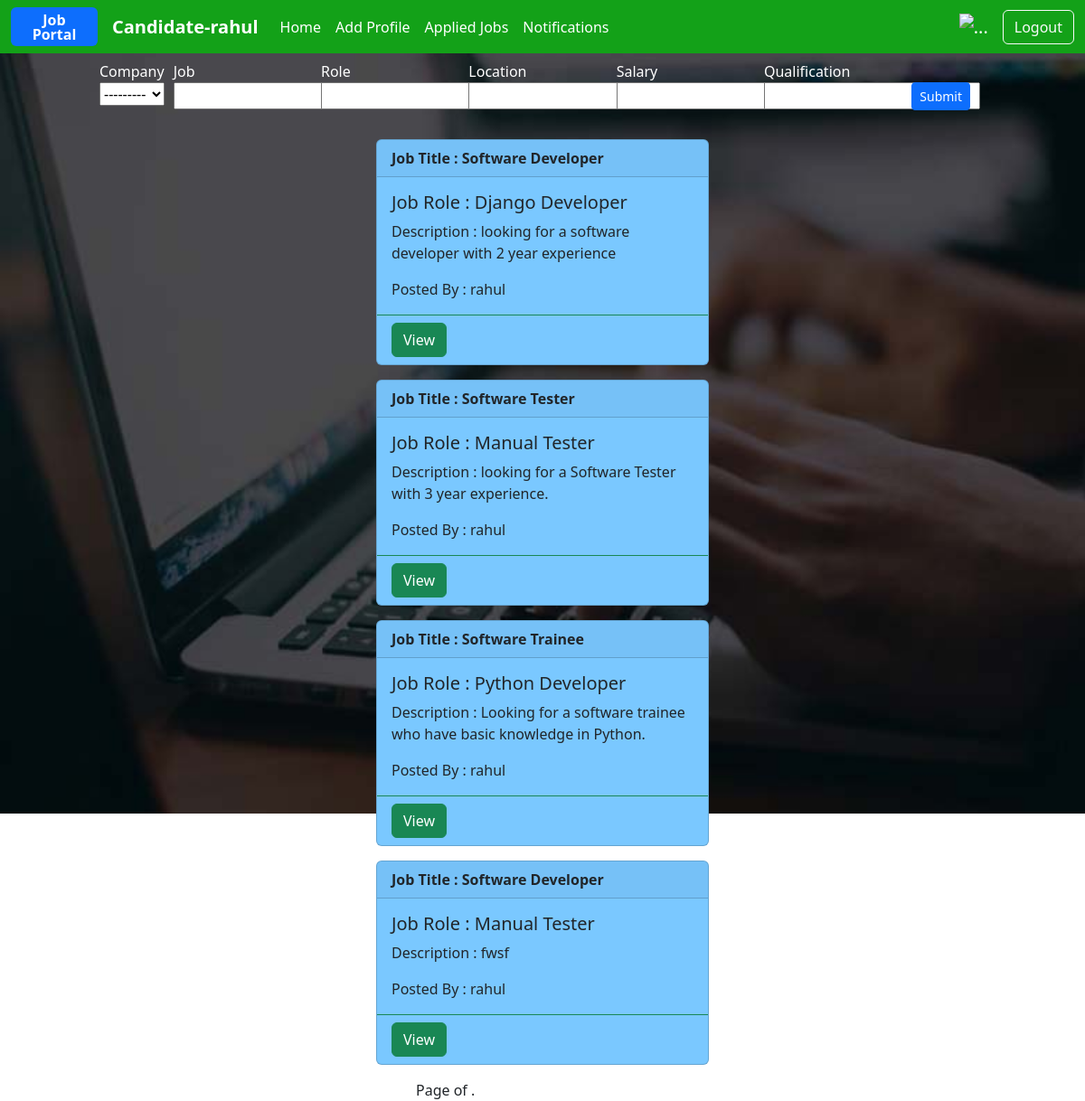
The app's page /candidate/home (signed in) with its own data.
### users/models.py (models this page shows, shortened)
class User(AbstractUser):
    phone=models.CharField(max_length=12)
    options=(
        ("employer","employer"),
        ("candidate","candidate")
    )
    role=models.CharField(max_length=12,choices=options,default="candidate")

### employer/models.py (models this page shows, shortened)
class Jobs(models.Model):
    posted_by=models.ForeignKey(User,on_delete=models.CASCADE,related_name="company")
    job_title=models.CharField(max_length=120)
    job_description=models.TextField()
    role=models.CharField(max_length=120)
    experience=models.PositiveIntegerField(default=0)
    location=models.CharField(max_length=120)
    salary=models.PositiveIntegerField()
    created_date=models.DateField(auto_now_add=True)
    last_date=models.DateField(null=True)
    qualification=models.CharField(max_length=120,null=True)

### candidate/views.py (the view)
# urls.py: path("home",views.CandidateHomeView.as_view(),name="cand-home"),
@method_decorator(signin_required,name="dispatch")
class CandidateHomeView(ListView):
    model = Jobs
    paginate_by = 2
    template_name = "cand-home.html"
    def get(self, request, *args, **kwargs):
        filter = JobFilter(request.GET, queryset=Jobs.objects.all())
        return render(request, "cand-home.html", {"filter": filter})

### candidate/templates/cand-home.html (shortened to what this page needs)
{%extends 'cand-base.html'%}
{%block body_block%}
<div class="container-fluid">
    <div class="row">
        <div class="row">
            <div class="col-1"></div>
            <div class="col-10 mt-2">
                <form class="f1" action="" method="get">
                    <div class="row">
                        <div class="col-1">Company{{filter.form.posted_by}}</div>
                        <div class="col-2">Job{{filter.form.job_title}}</div>
                        <div class="col-2">Role{{filter.form.role}}</div>
                        <div class="col-2">Location{{filter.form.location}}</div>
                        <div class="col-2">Salary{{filter.form.salary}}</div>
                        <div class="col-2">Qualification{{filter.form.qualification}}</div>
                        <div class="col-1 mt-4"><input type="submit" class="btn btn-primary btn-sm"></div>
                    </div>
                </form>
            </div>
            <div class="col-1"></div>
        </div>
        <div class="col-4"></div>
        <div class="col-4 p-3">
            {%for job in filter.qs%}
            <div class="card text mt-3" style="max-width: 28rem; background-color: #7ac8ff;">
                <div class="card-header fw-bold ">Job Title : {{job.job_title}}</div>
                <div class="card-body ">
                    <h5 class="card-title">Job Role : {{job.role}}</h5>
                    <p class="card-text">Description : {{job.job_description}}</p>
                    <p class="card-text">Posted By : {{job.posted_by.username}}</p>
                </div>
                <div class="card-footer bg-transparent border-success "><a href="{%url 'cand-detailjob' job.id %}"
                                                                           class="btn btn-success">View</a></div>
            </div>
            {%endfor%}
        </div>
        <div class="col-4"></div>
    </div>
  <div class="row">
        <div class="col-4"></div>
        <div class="col-4 ms-5">
            <div class="pagination">
    <span class="step-links">
        <span class="current">
            Page {{ page_obj.number }} of {{ page_obj.paginator.num_pages }}.
        </span>
    </span>
            </div>
        </div>
    </div>
</div>
{%endblock%}

### candidate/templates/cand-base.html (shortened to what this page needs)
<!DOCTYPE html>
{%load static%}
<html lang="en">
<head>
    <link href="https://cdn.jsdelivr.net/npm/bootstrap@5.2.0-beta1/dist/css/bootstrap.min.css" rel="stylesheet"
>
    <link rel="stylesheet" href="{%static 'css/userstyle.css'%}">
</head>
<body>
<nav class="navbar navbar-expand-lg navbar-dark" >
    <div class="container-fluid">
        <div class="badge bg-d text-wrap fs-6 text-bg-primary me-3" style="width: 6rem;">
            Job Portal
        </div>
        <a class="navbar-brand fw-bold" href="#">Candidate-{{request.user}}</a>
        <div class="collapse navbar-collapse" id="navbarSupportedContent">
            <ul class="navbar-nav me-auto mb-2 mb-lg-0">
                <li class="nav-item">
                    <a class="nav-link active " aria-current="page" href="{%url 'cand-home'%}">Home</a>
                </li>
                {%if request.user.candidates%}
                <li class="nav-item">
                    <a class="nav-link active" aria-current="page" href="{%url 'cand-detailprofile'%}">Profile</a>
                </li>
                {%else%}
                <li class="nav-item">
                    <a class="nav-link active" aria-current="page" href="{%url 'cand-addprofile'%}">Add Profile</a>
                </li>
                {%endif%}
                <li class="nav-item">
                    <a class="nav-link active" aria-current="page" href="{%url 'cand-appliedjobs' %}">Applied Jobs</a>
                </li>
                <li class="nav-item">
                    <a class="nav-link active" aria-current="page" href="{%url 'cand-acceptjob' %}">Notifications</a>
                </li>
            </ul>
            <a class="navbar-brand" href=""><img src="{{request.user.candidates.profile_pic.url}}" height="35px"
                                             width="35px" alt="..."></a>
            <a class="btn btn-outline-light" aria-current="page" href="{%url 'signout'%}">Logout</a>
        </div>
    </div>
</nav>
{%block body_block%}
{%endblock%}
</body>
</html>

### users/static/css/userstyle.css (style rules this page uses)
body { background: url('/static/images/jobedit.jpg'); background-size: 1537px 900px; background-repeat: no-repeat; background-attachment: fixed; }

### candidate/templates/cand-base.html (style rules this page uses)
.navbar { background-color: #13a118; }
.f1 { color:white; }

### records on screen
User: user "rahul"
Jobs: job_title "Software Developer", role "Django Developer", job_description "looking for a software developer with 2 year experience", posted_by.username "rahul"
Jobs: job_title "Software Tester", role "Manual Tester", job_description "looking for a Software Tester with 3 year experience.", posted_by.username "rahul"
Jobs: job_title "Software Trainee", role "Python Developer", job_description "Looking for a software trainee who have basic knowledge in Python.", posted_by.username "rahul"
Jobs: job_title "Software Developer", role "Manual Tester", job_description "fwsf", posted_by.username "rahul"
